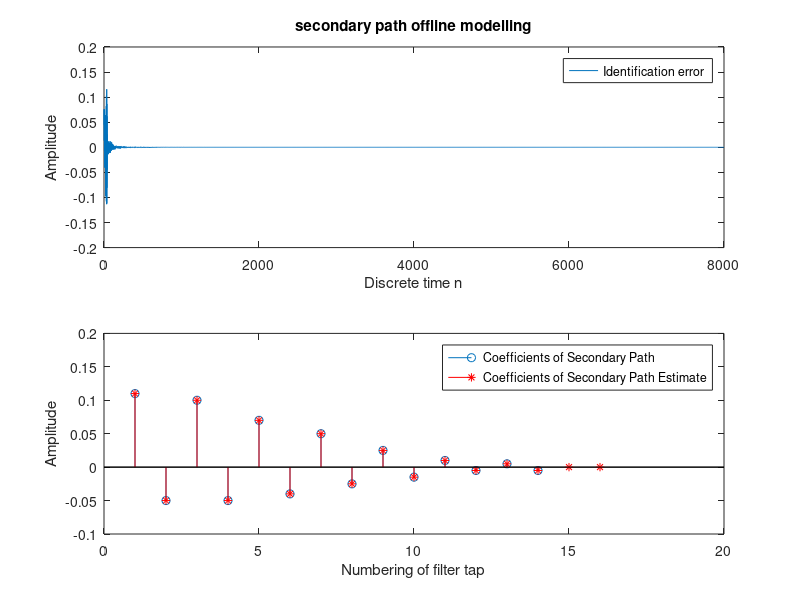
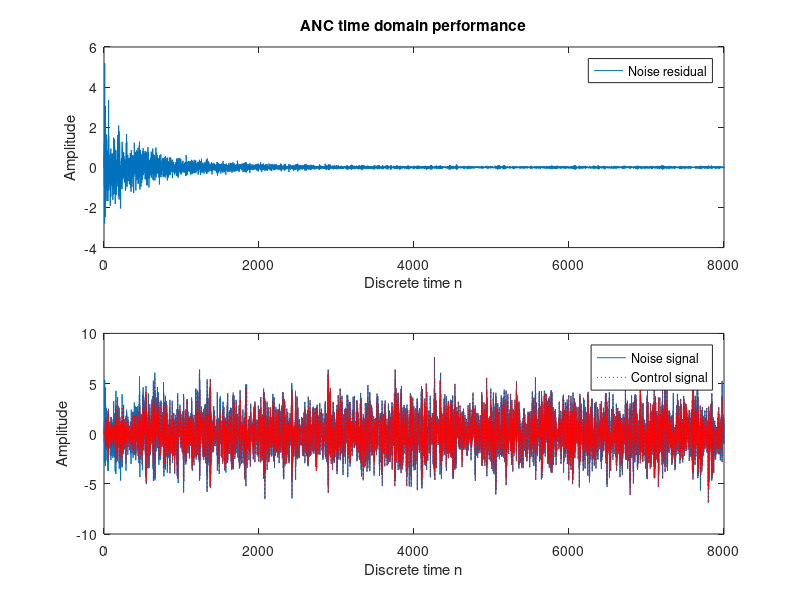
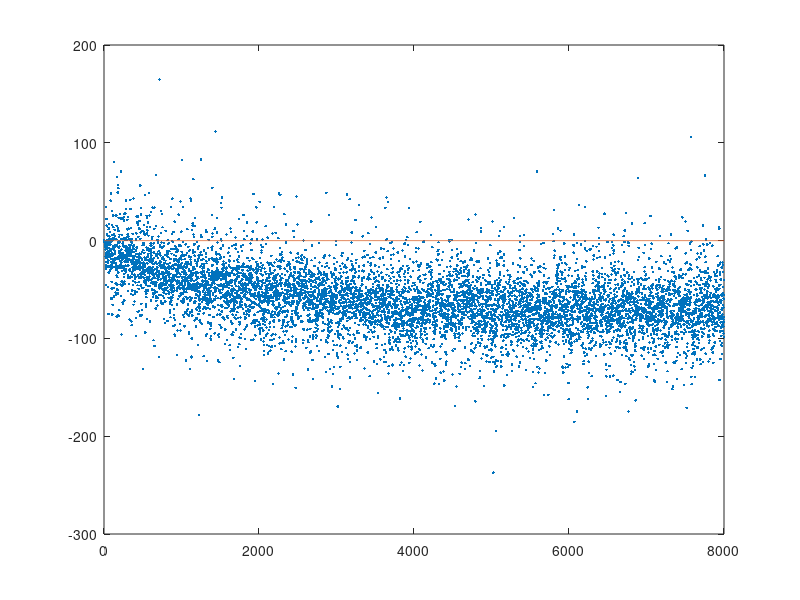

Reproduce these figures in MATLAB, in order.
clear all
close all

% T = 1000; %simulation duration
fs=8000;
t=0:1/fs:1;
T=length(t)-1;
% set primary path
% Pw=[0.01 0.25 0.5 1 0.5 0.25 0.01];
% Sw=Pw*0.25;
% % Pw=[0.01 0.25 0.5 1 0.5 0.25 0.01 0.02 0.01];
% P = [0.01 0.25 0.5 1 0.5 0.25 0.01 0.02 0.01 0.3 0.5];
% Pw = exp(-(1:length(P))).*P;
% % secondary path
% % Sw=Pw(3:7)*0.25;
% Sw=Pw(3:end)*0.25;

Pw=[0.9 -0.3 0.7 -0.28 0.5 -0.25 0.36 -0.22 0.3 -0.18 0.28 -0.15 0.22 -0.1 0.2 -0.1 0.14 -0.08 0.1 -0.05 0.05 -0.03 0.02 -0.01 0.01 -0.01];
% Pw = exp(-(1:length(P))).*P;
% Sw = fir1(13,0.3);
Sw=Pw(13:end)*0.5;
%% secondary path estimation (offline modelling)
x_iden = rand(1,T); % generate a white noise
% send it to the error microphone, i.e. the identification error
y_iden = filter(Sw,1,x_iden);
% y_iden = conv(Sw,x_iden);

%% offline modelling
L = 16; %filter order, order should be sufficient to accurately model the response...
%of the physical system. The larger, the better???? This value should be
%larger than length(Pw)
% L =30; % accuracy decreases
% L = 20;
S_hat_x = zeros(1,L); %define the reference signal vector of  S(z)_hat
S_hat_w = zeros(1,L); %define the coefficient vector of the S(z)_hat
e_iden = zeros(1,L); %define the identification error in the estimation process of...
% the seconday path

% apply LMS algorithm
% mu = 0.1;
% mu = 0.05; % estimation accuracy decreases
mu = 0.2; %also a very good value, performs better than 0.1
for n = 1:T %time index
    S_hat_x = [x_iden(n) S_hat_x(1:L-1)]; %update the reference signal vector
    Shy = sum(S_hat_x.*S_hat_w); % calculate output of Secondary path estimate
    e_iden(n)=y_iden(n)-Shy;    % calculate error         
    S_hat_w=S_hat_w + mu*e_iden(n)*S_hat_x;   % adjust the weight
end

%plotting
figure
subplot(2,1,1)
plot([1:T], e_iden)
title('secondary path offline modelling');
ylabel('Amplitude');
xlabel('Discrete time n');
legend('Identification error');
subplot(2,1,2)
stem(Sw) 
hold on 
stem(S_hat_w, 'r*')
ylabel('Amplitude');
xlabel('Numbering of filter tap');
legend('Coefficients of Secondary Path', 'Coefficients of Secondary Path Estimate')



%% Then we can propagate the seconday path estimate into the entire system
X = randn(1,T)+ 0.8*randn(1,T); % define the input noise(source signal)
% X=0.9*cos(2*pi*(1/5)*[0:T-1]);
% X = cos(2*pi*(1/5)*[0:T-1]);
d = filter(Pw,1,X); % desired signal (signal at the error microphone)
% Initialization of Active Noise Control
Cx = zeros(1,L); %reference signal vector of W(z)
Cw = zeros(1,L); %coefficient vector of W(z)
Sx = zeros(size(Sw)); %???
e = zeros(1,T); %define error value
X_s = zeros(1,L); %filtered X

%% Apply FXLMS
mu = 0.1;
for n = 1:T %time index
    Cx = [X(n) Cx(1:L-1)]; %update the reference signal vector
    Cy = sum(Cx.*Cw); %Adaptive filter output
    Sx = [Cy Sx(1:length(Sx)-1)]; %propagate to secondary path
    y = sum(Sx.*Sw); %output passing through secondary path, to the reference microphone
    e(n) = d(n) - y; %calculating the residual error
    S_hat_x  = [X(n) S_hat_x(1:L-1)]; %update the vector signal of secondary path estimate
    X_s = [sum(S_hat_x.*S_hat_w) X_s(1:L-1)]; %i.e. x' in the paper
    Cw = Cw + mu*e(n)*X_s; %update the coefficiet vector of adaptive filter
end

%Plotting
figure
subplot(2,1,1)
plot([1:T],e)
title('ANC time domain performance');
ylabel('Amplitude');
xlabel('Discrete time n');
legend('Noise residual');

subplot(2,1,2)
plot(1:T,d,1:T,d-e,'r:') %d-e right; y wrong ????;
ylabel('Amplitude');
xlabel('Discrete time n');
legend('Noise signal','Control signal');

ratio = abs(e.^2)./abs(d.^2);
dB = 20*log10(ratio);
figure
plot(1:T,dB,'.',1:T,zeros(1,T))
% figure
% interval = [(1:0.25*T);(0.25*T:0.5*T-1) ;(0.5*T:0.75*T-1); (0.75*T:T-1)];
% for i = 1:4
%     F1 = fft(d(interval(i,:)))./length(interval(i,:));
%     df = (1/T)*fs;
%     f = df*interval(1,:);
% %     figure
%     subplot(4,3,i*3-2)
%     plot(f,abs(F1))
%     
%     
%     F2 = fft(e(interval(i,:)))./length(interval(i,:));
%     df = (1/T)*fs;
%     f = df*interval(1,:);
%     %figure
%     subplot(4,3,3*i-1)
%     plot(f,abs(F2))
%     
%     ratio = abs(F2./F1);
%     dB = 20*log10(ratio);
%     subplot(4,3,3*i)
%     plot(f,dB,f,zeros(1,length(interval(i,:))));
% end
